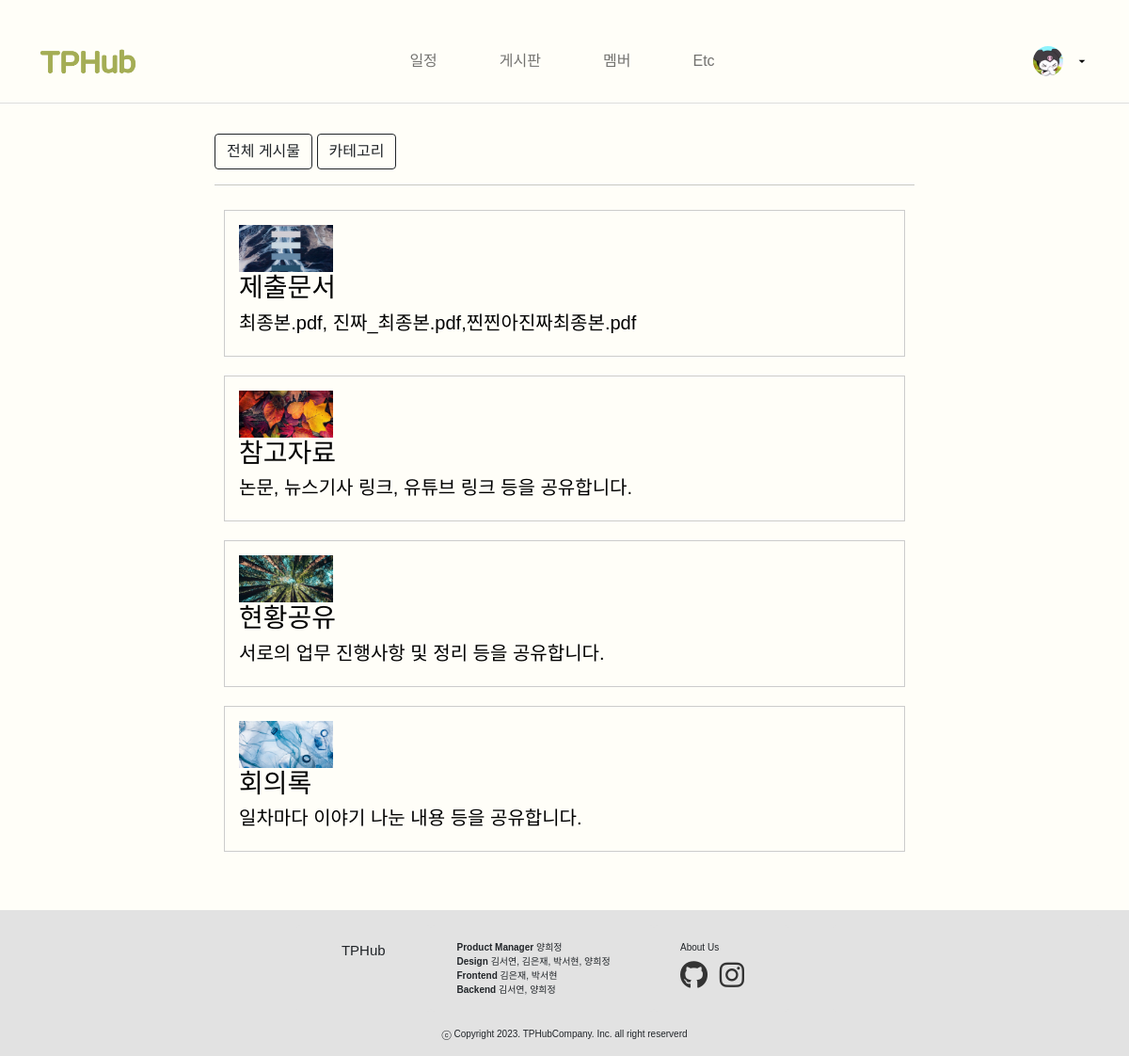
The app's page /board/category/ (signed in), older data.
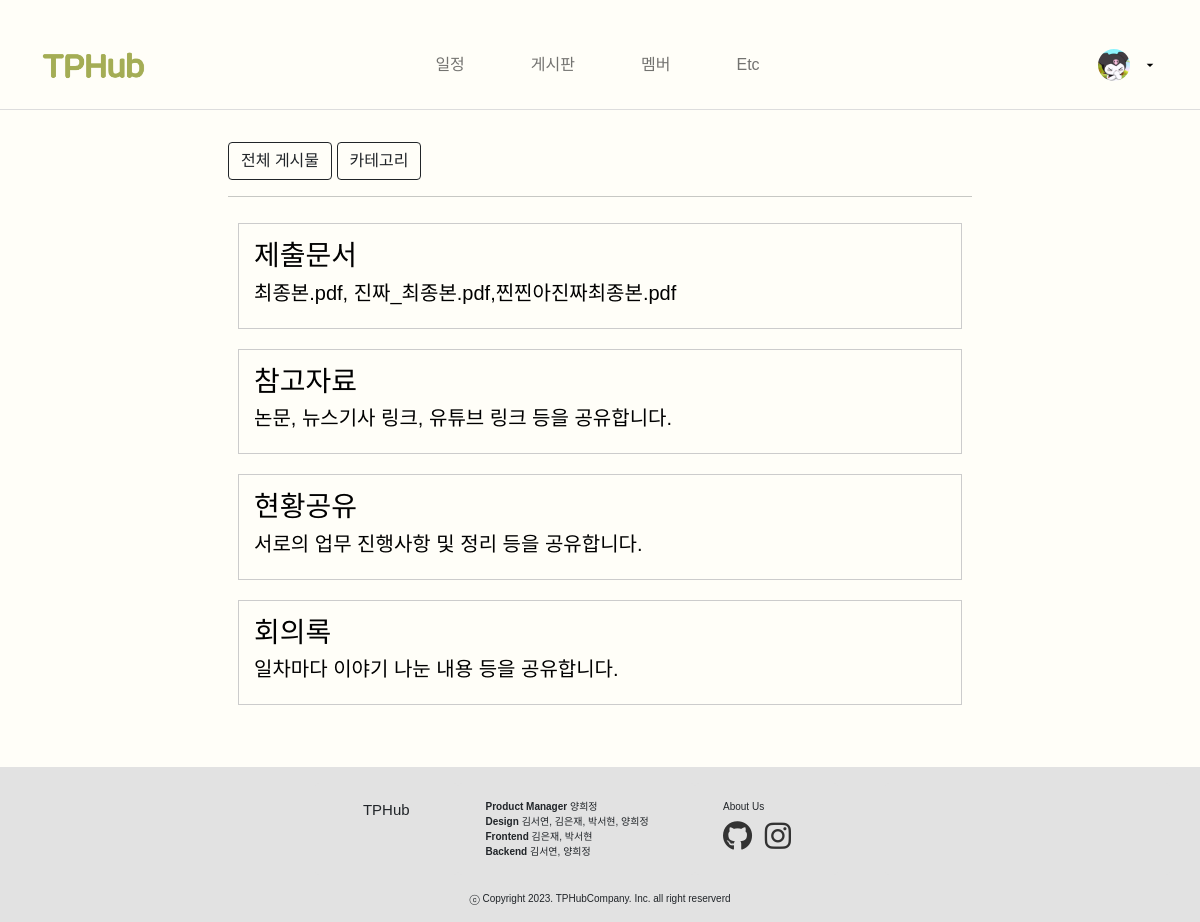
The same page, newer data.
### board/models.py (models this page shows, shortened)
class Category(models.Model):
    name = models.CharField(max_length=50, unique=True)
    slug = models.SlugField(max_length=200, unique=True, allow_unicode=True)
    hook_text = models.CharField(max_length=100, blank=True)
    head_image = models.ImageField(upload_to='board/category_images/%Y/%m/%d/', blank=False)
    def __str__(self):
        return self.name
    def get_absolute_url(self):
        return f'/board/category/{self.slug}'

### board/views.py (the view)
# urls.py: path('category/', views.CategoryList.as_view()), # 카테고리 종류 4개 보일 화면
class CategoryList(ListView):
    model = Category
    ordering = ['name']

### board/templates/board/category_list.html (shortened to what this page needs)
{% extends 'board/base.html' %}
{% block main_area %}
{% load static %}
  <section id="category-section1">
    <div class="category-box">
      {% if category_list.exists %}
        {% for c in category_list %}
          <a href="{{ c.get_absolute_url }}" style="text-decoration: none; color:black;">
            <div class="category-item">
              {% if c.head_image %}
                <img class="center-cropped" src="{{ c.head_image.url }}" alt="{{ c }} head image">
              {% endif %}
              <h3>{{ c.name }}</h3>
              <h5>{{ c.hook_text }}</h5>
            </div>
          </a>
        {% endfor %}
      {% endif %}
    </div>
  </section>
{% endblock %}

Row changes from the older to the newer data that the page shows:
changed Category "제출문서": head_image: picture removed
changed Category "참고자료": head_image: picture removed
changed Category "현황공유": head_image: picture removed
changed Category "회의록": head_image: picture removed
